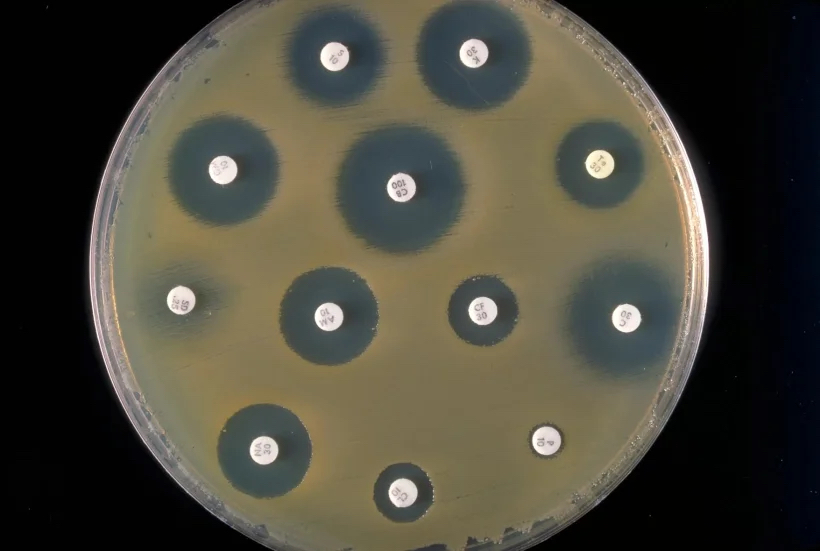
#> input picture srr.jpg, 820 x 551 px, found by its file name
$ python star.py   (older library calls are emulated)
#> lines starting #> are read from the running program, lines starting #| are printed output that depends on the picture; after the words box and inside, x2 and y2 are one past the last pixel; in counts of white or black regions, pixels touching at a corner belong together
from scipy.spatial import distance as dist
from imutils import perspective
from imutils import contours
import argparse
import numpy as np
import imutils
import cv2


def midpoint(ptA, ptB):
    return ((ptA[0] + ptB[0]) * 0.5, (ptA[1] + ptB[1]) * 0.5)

def show_image(title, image, destroy_all=True):
    cv2.imshow(title, image)
    cv2.waitKey(0)
    if destroy_all:
        cv2.destroyAllWindows()


image = cv2.imread("C:/Users/LENOVO/Desktop/project/srr.jpg")
#> image is the input picture: shape (551, 820, 3); mean B, G, R 59.3, 71.6, 74.4
gray = cv2.cvtColor(image, cv2.COLOR_BGR2GRAY)
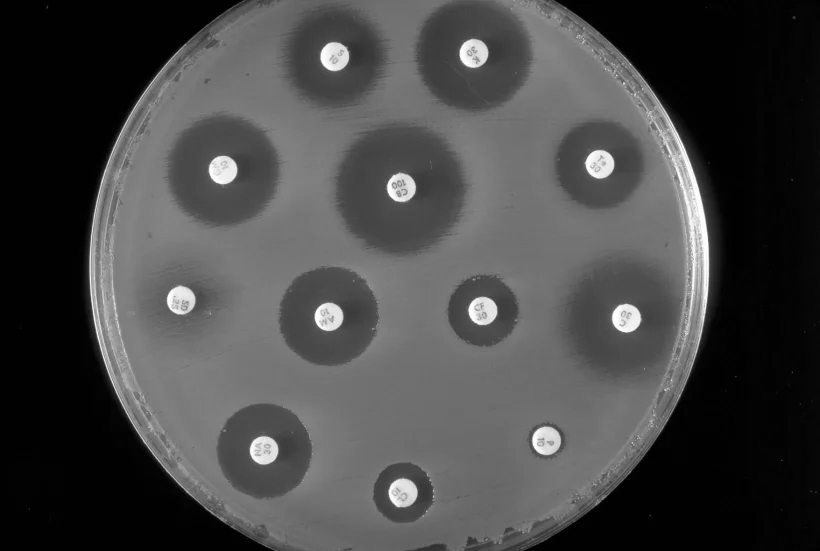
#> gray: shape (551, 820); min 0, max 255, mean 71.1
gray = cv2.GaussianBlur(gray, (7, 7), 0)

edged = cv2.Canny(gray, 50, 100)
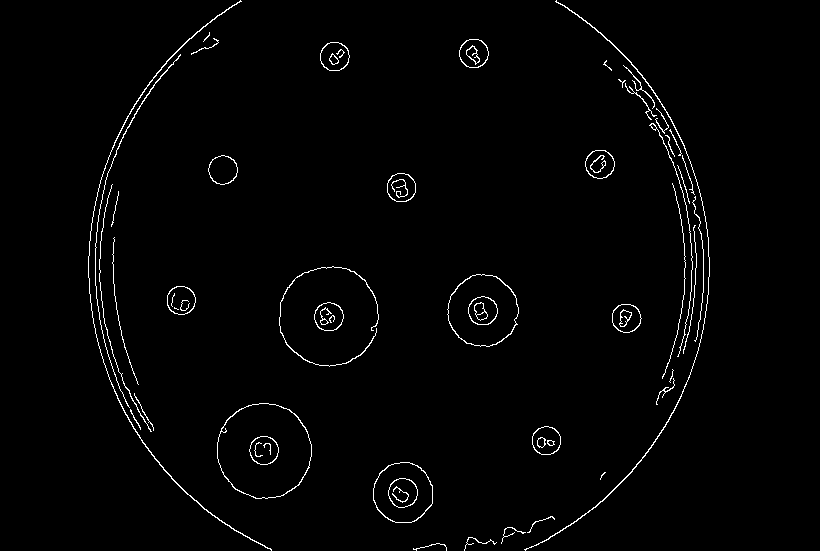
#> edged: shape (551, 820); 1.6% white in thin lines or dots, all inside (x1, y1, x2, y2) = (88, 0, 710, 551)

edged = cv2.dilate(edged, None, iterations=1)
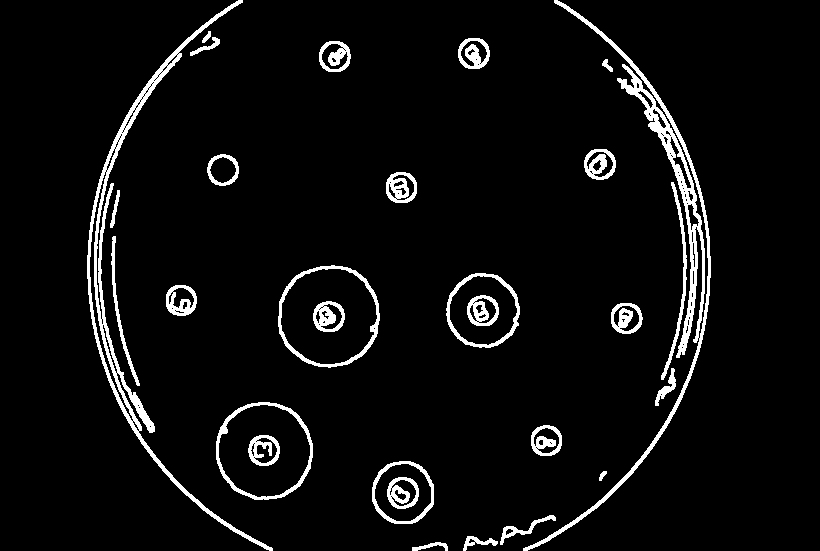
#> edged: shape (551, 820); 5.2% white; 29 white regions, largest, box (x1, y1, x2, y2) and area: (523, 0, 711, 551) 5771, (87, 0, 273, 551) 5150, (278, 265, 380, 368) 1196
edged = cv2.erode(edged, None, iterations=1)
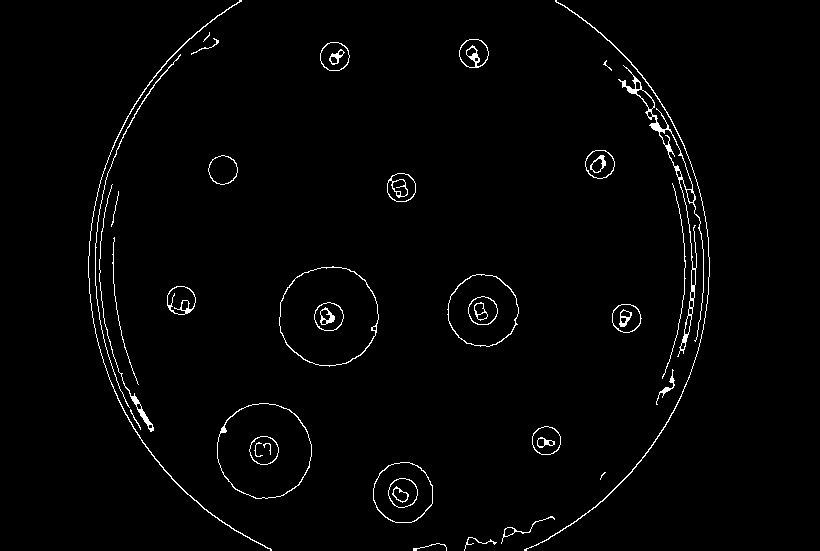
#> edged: shape (551, 820); 1.8% white in thin lines or dots, all inside (x1, y1, x2, y2) = (88, 0, 710, 551)


cnts = cv2.findContours(edged, cv2.RETR_EXTERNAL, cv2.CHAIN_APPROX_SIMPLE)
#> cnts = 29 contours, 10 with area under 20; largest, box (x1, y1, x2, y2) and area: (279, 266, 379, 367) 7764, (217, 403, 312, 499) 7048, (447, 274, 519, 347) 3942, (373, 462, 433, 523) 2828, (618, 65, 704, 357) 1538
cnts = imutils.grab_contours(cnts)
print("Total number of contours are: ", len(cnts))
#| Total number of contours are:  29

(cnts, _) = contours.sort_contours(cnts)
pixelPerMetric = None


count = 0
for c in cnts:
    if cv2.contourArea(c) < 100:
        continue
    count += 1

    orig = image.copy()
    box = cv2.minAreaRect(c)
    box = cv2.cv.BoxPoints(box) if imutils.is_cv2() else cv2.boxPoints(box)
    box = np.array(box, dtype="int")

    box = perspective.order_points(box)
    cv2.drawContours(orig, [box.astype("int")], -1, (0, 255, 0), 2)

    for (x, y) in box:
        cv2.circle(orig, (int(x), int(y)), 5, (0, 0, 255), -1)


    (tl, tr, br, bl) = box
    (tltrX, tltrY) = midpoint(tl, tr)
    (blbrX, blbrY) = midpoint(bl, br)
    (tlblX, tlblY) = midpoint(tl, bl)
    (trbrX, trbrY) = midpoint(tr, br)

    cv2.circle(orig, (int(tltrX), int(tltrY)), 5, (255, 0, 0), -1)
    cv2.circle(orig, (int(blbrX), int(blbrY)), 5, (255, 0, 0), -1)
    cv2.circle(orig, (int(tlblX), int(tlblY)), 5, (255, 0, 0), -1)
    cv2.circle(orig, (int(trbrX), int(trbrY)), 5, (255, 0, 0), -1)

    cv2.line(orig, (int(tltrX), int(tltrY)), (int(blbrX), int(blbrY)), (255, 0, 255), 2)
    cv2.line(orig, (int(tlblX), int(tlblY)), (int(trbrX), int(trbrY)), (255, 0, 255), 2)

    dA = dist.euclidean((tltrX, tltrY), (blbrX, blbrY))
    dB = dist.euclidean((tlblX, tlblY), (trbrX, trbrY))

    if pixelPerMetric is None:
        pixelPerMetric = dB / 0.05905512

    dimA = dA / pixelPerMetric *25.4
    dimB = dB / pixelPerMetric *25.4

    cv2.putText(orig, "{:.1f}mm".format(dimA), (int(tltrX - 15), int(tltrY - 10)), cv2.FONT_HERSHEY_SIMPLEX, 0.65, (255, 255, 255), 2)
    cv2.putText(orig, "{:.1f}mm".format(dimB), (int(trbrX + 10), int(trbrY)), cv2.FONT_HERSHEY_SIMPLEX, 0.65, (255, 255, 255), 2)

    cv2.imshow("Calculated Dimension", orig)

    k = cv2.waitKey(0)
    if k == 27:
        break

    cv2.destroyAllWindows()
#> this loop made 1 pass; (key Esc is pressed on pass 1)
#> (count, tl, tr, br, bl, tltrX, tltrY, blbrX) on pass 1: (1, [73, 9], [240, 0], [271, 549], [103, 559], 156.5, 4.5, 187)
#> pass 1, `cv2.imshow("Calculated Dimension", orig)`:
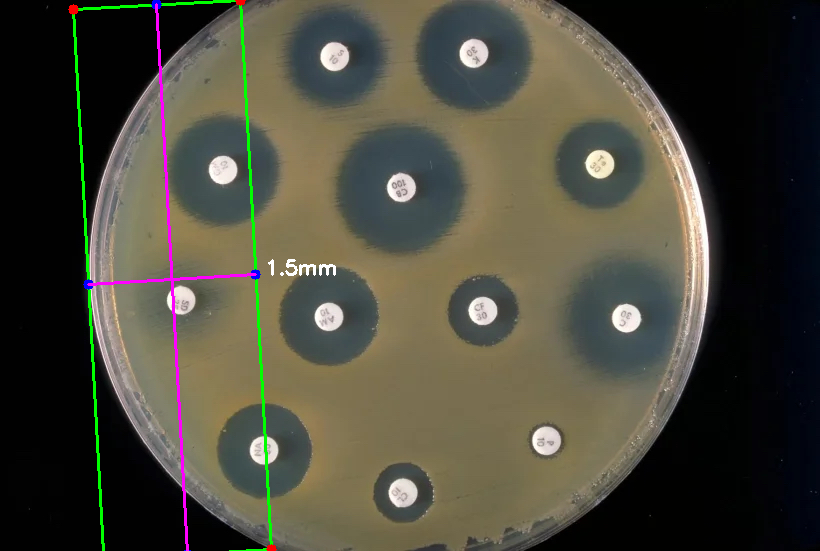
#> window 'Calculated Dimension': shape (551, 820, 3); mean B, G, R 60, 72.9, 74.8
#> after the loop, count = 1; pixelPerMetric = 2840.9

print("Total contours processed: ", count)
#| Total contours processed:  1

$ run again, with image.jpg copied over srr.jpg
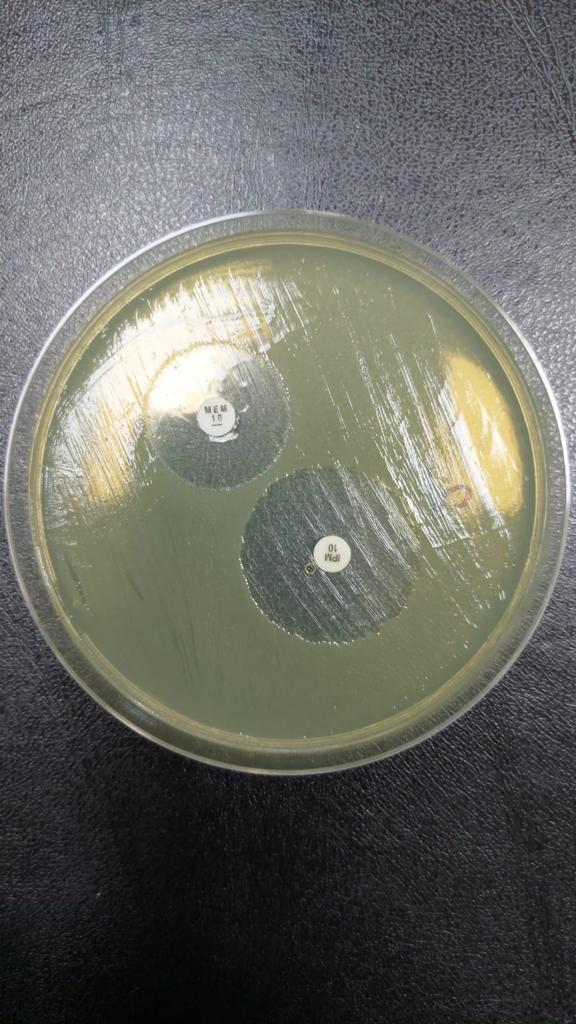
#> input picture image.jpg, 576 x 1024 px, found by its file name
#> image is the input picture: shape (1024, 576, 3); mean B, G, R 99.7, 105.8, 104.9
#> `edged = cv2.erode(edged, None, iterations=1)`:
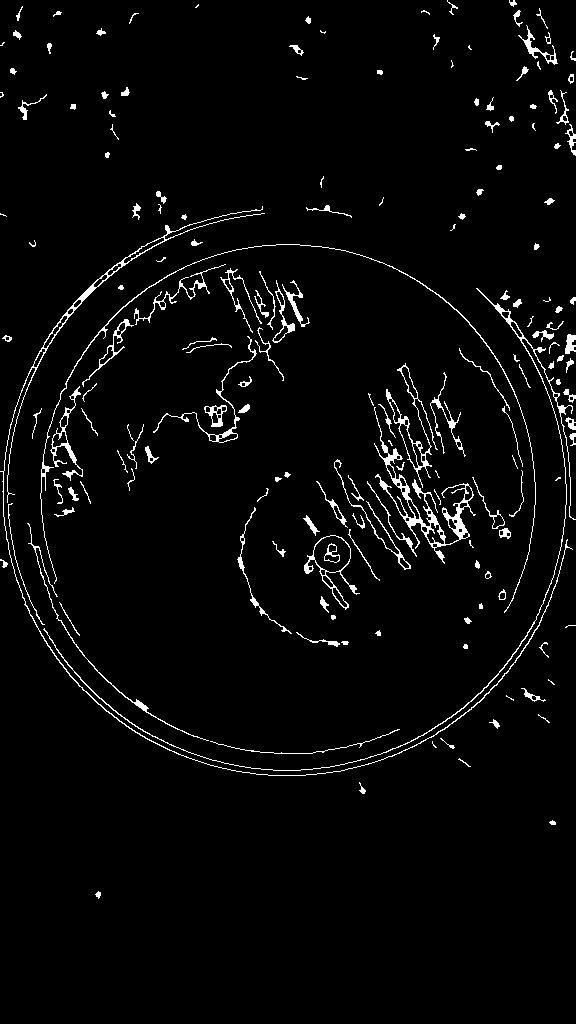
#> edged: shape (1024, 576); 3.2% white in thin lines or dots, all inside (x1, y1, x2, y2) = (0, 0, 576, 899)
#> cnts = 174 contours, 89 with area under 20; largest, box (x1, y1, x2, y2) and area: (374, 407, 476, 564) 1880, (304, 535, 360, 610) 1444, (0, 206, 573, 776) 1258, (386, 363, 438, 488) 1020, (43, 288, 576, 771) 611
#| Total number of contours are:  174
#> the loop `for c in cnts:` made 3 passes; (key Esc is pressed on pass 3)
#> (count, tl, tr, br, bl, tltrX, tltrY, blbrX) on pass 3: (1, [223, 163], [608, 583], [269, 893], [-115, 473], 415.5, 373, 77)
#> after the loop `for c in cnts:`:
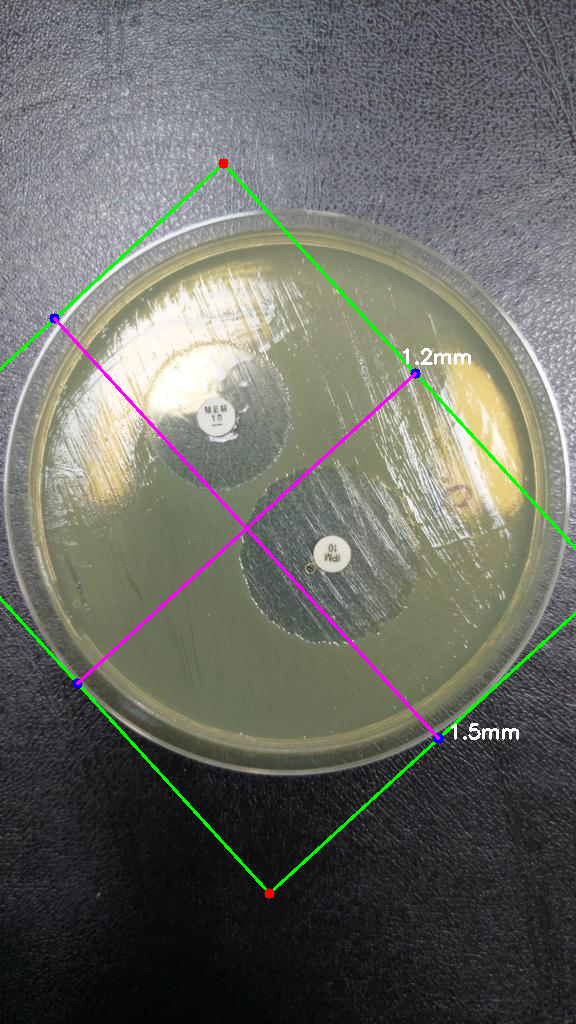
#> orig: shape (1024, 576, 3); mean B, G, R 99.9, 106.4, 105
#> after the loop `for c in cnts:`: count = 1; pixelPerMetric = 9642.2
#| Total contours processed:  1
